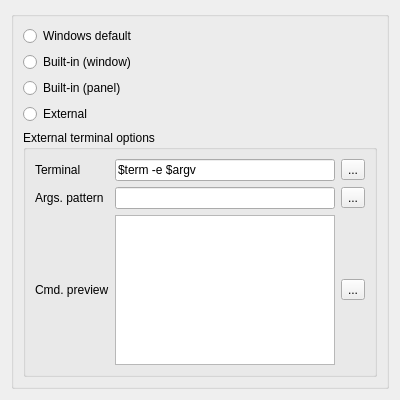
<?xml version="1.0" encoding="UTF-8"?>
<ui version="4.0">
 <class>EnvironmentProgramsWidget</class>
 <widget class="QWidget" name="EnvironmentProgramsWidget">
  <property name="geometry">
   <rect>
    <x>0</x>
    <y>0</y>
    <width>400</width>
    <height>400</height>
   </rect>
  </property>
  <property name="windowTitle">
   <string>Form</string>
  </property>
  <layout class="QVBoxLayout" name="verticalLayout">
   <item>
    <widget class="QGroupBox" name="grpTerminalMode">
     <property name="title">
      <string/>
     </property>
     <layout class="QVBoxLayout" name="verticalLayout_2">
      <item>
       <widget class="QRadioButton" name="rbTerminalWindowsDefault">
        <property name="text">
         <string>Windows default</string>
        </property>
       </widget>
      </item>
      <item>
       <widget class="QRadioButton" name="rbTerminalBuiltInWindow">
        <property name="text">
         <string>Built-in (window)</string>
        </property>
       </widget>
      </item>
      <item>
       <widget class="QRadioButton" name="rbTerminalBuiltInPanel">
        <property name="text">
         <string>Built-in (panel)</string>
        </property>
       </widget>
      </item>
      <item>
       <widget class="QRadioButton" name="rbTerminalExternal">
        <property name="text">
         <string>External</string>
        </property>
       </widget>
      </item>
      <item>
       <widget class="QGroupBox" name="grpExternalTerminalOptions">
        <property name="title">
         <string>External terminal options</string>
        </property>
        <property name="checked">
         <bool>false</bool>
        </property>
        <layout class="QGridLayout" name="gridLayout_2">
         <item row="0" column="2">
          <widget class="QToolButton" name="btnChooseTerminal">
           <property name="text">
            <string>...</string>
           </property>
          </widget>
         </item>
         <item row="2" column="0">
          <widget class="QLabel" name="labelCmdPreview">
           <property name="text">
            <string>Cmd. preview</string>
           </property>
          </widget>
         </item>
         <item row="2" column="1">
          <widget class="QPlainTextEdit" name="labelCmdPreviewResult">
           <property name="readOnly">
            <bool>true</bool>
           </property>
          </widget>
         </item>
         <item row="0" column="0">
          <widget class="QLabel" name="labelTerminal">
           <property name="text">
            <string>Terminal</string>
           </property>
          </widget>
         </item>
         <item row="1" column="1">
          <widget class="QLineEdit" name="txtTerminal">
           <property name="text">
            <string notr="true"/>
           </property>
          </widget>
         </item>
         <item row="2" column="2">
          <widget class="QToolButton" name="btnTest">
           <property name="toolTip">
            <string>Test Command</string>
           </property>
           <property name="text">
            <string>...</string>
           </property>
          </widget>
         </item>
         <item row="0" column="1">
          <widget class="QLineEdit" name="txtArgsPattern">
           <property name="text">
            <string notr="true">$term -e $argv</string>
           </property>
          </widget>
         </item>
         <item row="1" column="2">
          <widget class="QToolButton" name="btnAutoDetectArgsPattern">
           <property name="toolTip">
            <string>Auto Detect Terminal Arguments Pattern</string>
           </property>
           <property name="text">
            <string>...</string>
           </property>
          </widget>
         </item>
         <item row="1" column="0">
          <widget class="QLabel" name="labelArgsPattern">
           <property name="text">
            <string>Args. pattern</string>
           </property>
          </widget>
         </item>
        </layout>
       </widget>
      </item>
     </layout>
    </widget>
   </item>
   <item>
    <spacer name="verticalSpacer">
     <property name="orientation">
      <enum>Qt::Vertical</enum>
     </property>
     <property name="sizeHint" stdset="0">
      <size>
       <width>20</width>
       <height>40</height>
      </size>
     </property>
    </spacer>
   </item>
  </layout>
 </widget>
 <tabstops>
  <tabstop>rbTerminalWindowsDefault</tabstop>
  <tabstop>rbTerminalBuiltInWindow</tabstop>
  <tabstop>rbTerminalBuiltInPanel</tabstop>
  <tabstop>rbTerminalExternal</tabstop>
  <tabstop>txtTerminal</tabstop>
  <tabstop>btnChooseTerminal</tabstop>
  <tabstop>txtArgsPattern</tabstop>
  <tabstop>btnAutoDetectArgsPattern</tabstop>
  <tabstop>labelCmdPreviewResult</tabstop>
  <tabstop>btnTest</tabstop>
 </tabstops>
 <resources/>
 <connections/>
</ui>
